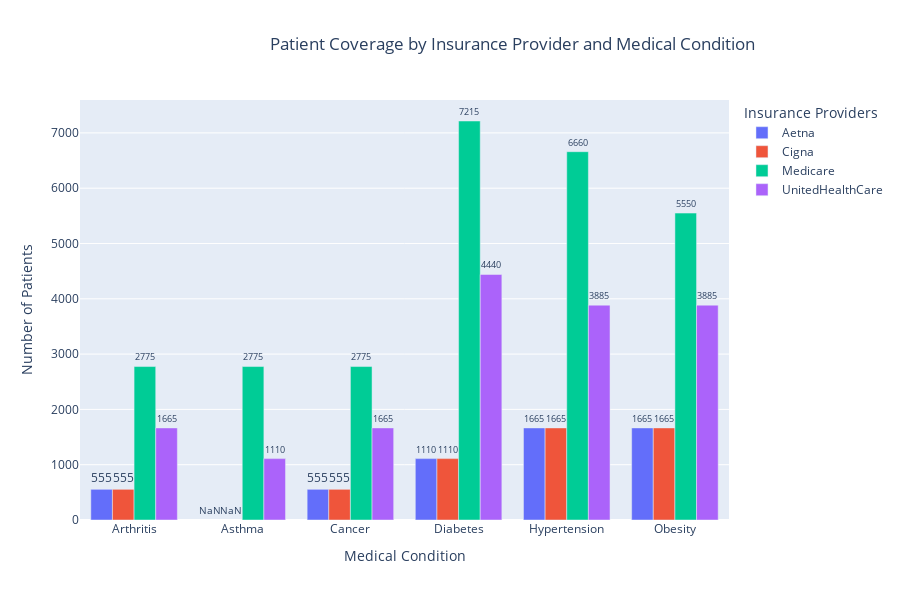

Notebook code for this chart:
### Code cell
# Create figure
fig = go.Figure()

# Add a bar for each Insurance Provider
for provider in coverage_by_condition.columns: # for each column
    fig.add_trace(go.Bar(
        x=coverage_by_condition.index, # conditions
        y=coverage_by_condition[provider],
        name=provider,
        text=coverage_by_condition[provider],
        textposition='outside'
    ))
# Update layout
fig.update_layout(
    barmode='group',
    title='Patient Coverage by Insurance Provider and Medical Condition',
    xaxis_title='Medical Condition',
    yaxis_title='Number of Patients',
    title_x=0.3,
    height=600,
    legend_title_text='Insurance Providers'
)

fig.show()

### Figure 1 — Plotly figure (JSON) as saved in the notebook; plotly's stock layout.template omitted (floating-point values rounded to 4 significant figures)
{"data": [{"name": "Aetna", "text": [555.0, NaN, 555.0, 1110.0, 1665.0, 1665.0], "textposition": "outside", "type": "bar", "x": ["Arthritis", "Asthma", "Cancer", "Diabetes", "Hypertension", "Obesity"], "y": [555.0, NaN, 555.0, 1110.0, 1665.0, 1665.0]}, {"name": "Cigna", "text": [555.0, NaN, 555.0, 1110.0, 1665.0, 1665.0], "textposition": "outside", "type": "bar", "x": ["Arthritis", "Asthma", "Cancer", "Diabetes", "Hypertension", "Obesity"], "y": [555.0, NaN, 555.0, 1110.0, 1665.0, 1665.0]}, {"name": "Medicare", "text": [2775.0, 2775.0, 2775.0, 7215.0, 6660.0, 5550.0], "textposition": "outside", "type": "bar", "x": ["Arthritis", "Asthma", "Cancer", "Diabetes", "Hypertension", "Obesity"], "y": [2775.0, 2775.0, 2775.0, 7215.0, 6660.0, 5550.0]}, {"name": "UnitedHealthCare", "text": [1665.0, 1110.0, 1665.0, 4440.0, 3885.0, 3885.0], "textposition": "outside", "type": "bar", "x": ["Arthritis", "Asthma", "Cancer", "Diabetes", "Hypertension", "Obesity"], "y": [1665.0, 1110.0, 1665.0, 4440.0, 3885.0, 3885.0]}], "layout": {"barmode": "group", "height": 600, "legend": {"title": {"text": "Insurance Providers"}}, "title": {"text": "Patient Coverage by Insurance Provider and Medical Condition", "x": 0.3}, "xaxis": {"title": {"text": "Medical Condition"}}, "yaxis": {"title": {"text": "Number of Patients"}}}}
